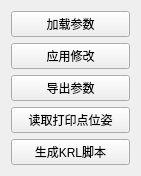
       <widget class="QWidget" name="layoutWidget">
        <property name="geometry">
         <rect>
          <x>10</x>
          <y>290</y>
          <width>141</width>
          <height>146</height>
         </rect>
        </property>
        <layout class="QGridLayout" name="gridLayout_23">
         <item row="4" column="0">
          <widget class="QPushButton" name="pb_export_krl_scripts">
           <property name="text">
            <string>生成KRL脚本</string>
           </property>
          </widget>
         </item>
         <item row="3" column="0">
          <widget class="QPushButton" name="pb_load_print_trajectory">
           <property name="text">
            <string>读取打印点位姿</string>
           </property>
          </widget>
         </item>
         <item row="0" column="0">
          <widget class="QPushButton" name="pb_load_print_parameters">
           <property name="text">
            <string>加载参数</string>
           </property>
          </widget>
         </item>
         <item row="1" column="0">
          <widget class="QPushButton" name="pb_set_print_parameters">
           <property name="text">
            <string>应用修改</string>
           </property>
          </widget>
         </item>
         <item row="2" column="0">
          <widget class="QPushButton" name="pb_export_print_parameters">
           <property name="text">
            <string>导出参数</string>
           </property>
          </widget>
         </item>
        </layout>
       </widget>
